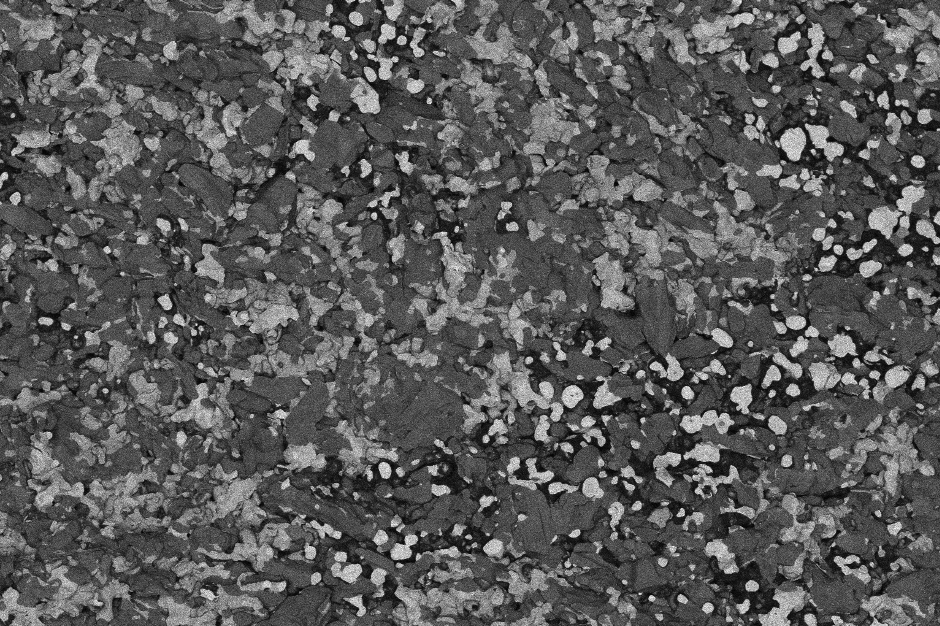
#> input picture images/Picture1cropped.png, 940 x 626 px
$ python histogram_overlay.py
#> lines starting #> are read from the running program, lines starting #| are printed output that depends on the picture; after the words box and inside, x2 and y2 are one past the last pixel; in counts of white or black regions, pixels touching at a corner belong together
import numpy as np
import pandas as pd
import matplotlib.pyplot as plt
from matplotlib import cm
from matplotlib.patches import Rectangle
from skimage import io, filters, morphology, measure

# === CONFIGURATION ===
IMAGE_PATH = "../images/Picture1cropped.png"
SCALE_UM_PER_PX = 30 / 145.377  # manually calibrated: 30 µm = 145.377 px
THRESH = 0.175  # chosen threshold from visual tuning
MIN_PORE_SIZE = 1  # pixel count filter for small objects "to remove noise"
EXPORT_DIR = "../results"

# === LOAD & SEGMENT ===
image = io.imread(IMAGE_PATH, as_gray=True)
#> image is the input picture: shape (626, 940) float64; min 0, max 0.988, mean 0.347
image = filters.gaussian(image, sigma=0.5)

# Threshold without mask
binary = image < THRESH
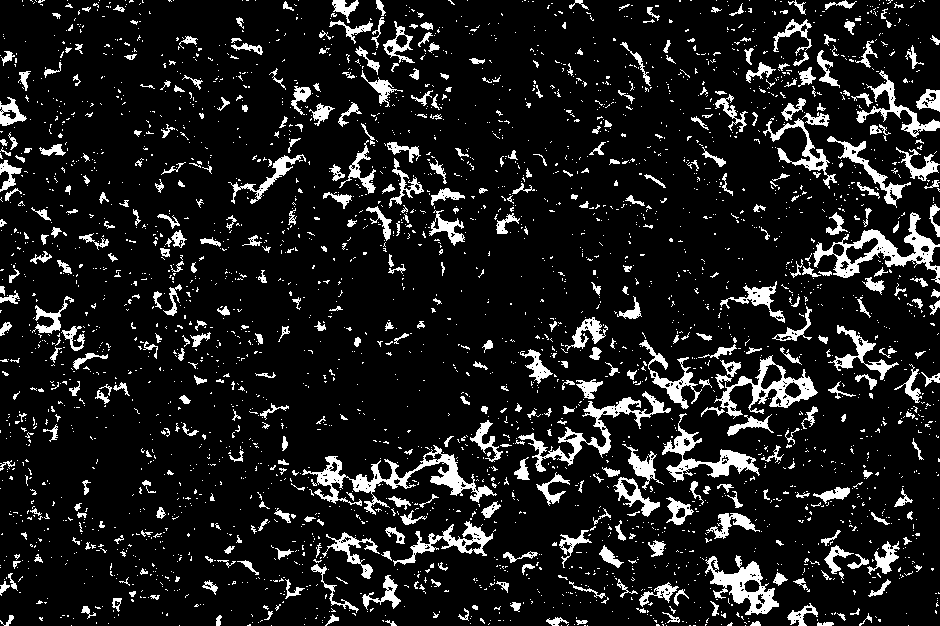
#> binary: shape (626, 940) bool; 11.3% white; 3191 white regions (2728 under 20 px)
binary = morphology.remove_small_objects(binary, min_size=MIN_PORE_SIZE)

# Label connected components
labeled = measure.label(binary)
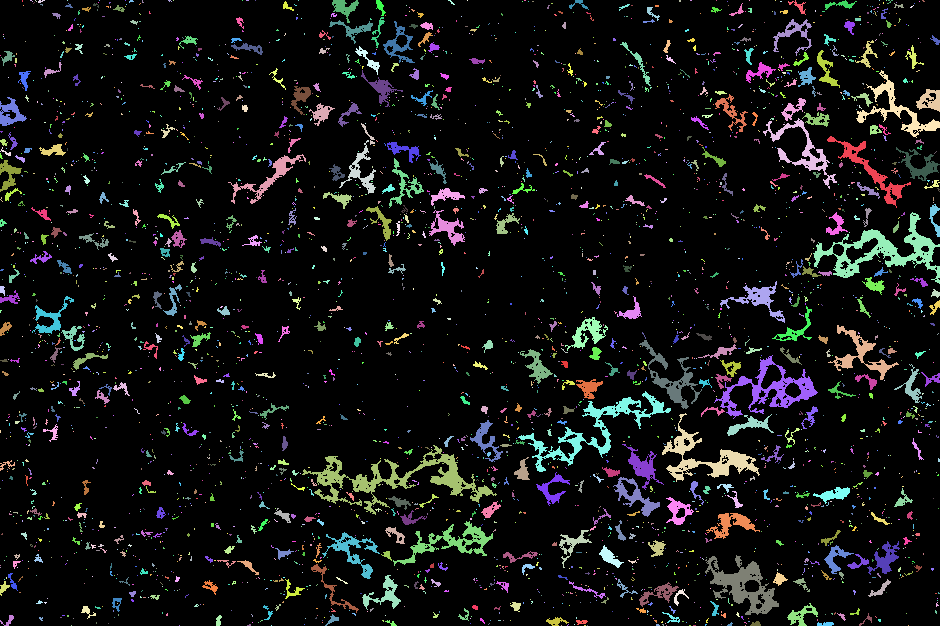
#> labeled: shape (626, 940) int32; 3192 distinct labels, from 0 to 3191; one colour per label, 0 black
props = measure.regionprops(labeled)
#> props = 3191 regions; largest, box (x1, y1, x2, y2) and area: (302, 445, 497, 515) 2780, (813, 212, 940, 284) 2342, (518, 391, 671, 472) 1951, (714, 355, 818, 419) 1709, (705, 555, 779, 615) 1701

# === COMPUTE PORE METRICS ===
diam_um = np.array([p.equivalent_diameter * SCALE_UM_PER_PX for p in props])
#> diam_um = 3191 values, max 12.28 at index 2218, min 0.233 at index 4, mean 0.638
areas_um2 = np.array([p.area * (SCALE_UM_PER_PX ** 2) for p in props])
#> areas_um2 = 3191 values, max 118.4 at index 2218, min 0.0426 at index 4, mean 0.885
num_pores = len(diam_um)
#> num_pores = 3191
mean_diam = np.mean(diam_um)
#> mean_diam = 0.638
median_diam = np.median(diam_um)
#> median_diam = 0.329
mean_area = np.mean(areas_um2)
#> mean_area = 0.885
total_area = np.sum(areas_um2)
#> total_area = 2824.2
image_area_um2 = image.shape[0] * image.shape[1] * (SCALE_UM_PER_PX ** 2)
#> image_area_um2 = 25058.4
porosity = (total_area / image_area_um2) * 100
#> porosity = 11.27

# === PRINT SUMMARY ===
print("=== Pore Size Distribution Summary ===")
print(f"Total Pores:           {num_pores}")
#| Total Pores:           3191
print(f"Mean Diameter (µm):    {mean_diam:.2f}")
#| Mean Diameter (µm):    0.64
print(f"Median Diameter (µm):  {median_diam:.2f}")
#| Median Diameter (µm):  0.33
print(f"Mean Area (µm²):       {mean_area:.2f}")
#| Mean Area (µm²):       0.89
print(f"Porosity:              {porosity:.2f}%")
#| Porosity:              11.27%
print("=====================================")

# === COLOR BY SIZE ===
norm = plt.Normalize(vmin=min(diam_um), vmax=max(diam_um))
cmap = cm.spring  # high-contrast color map
colors = cmap(norm(diam_um))

# === GENERATE COLORED OVERLAY ===
overlay_rgb = np.zeros((*labeled.shape, 3))
for i, color_rgb in enumerate(colors):
    overlay_rgb[labeled == (i + 1)] = color_rgb[:3]
#> this loop made 3191 passes
#> color_rgb on passes 1 to 3: [1, 0.00784, 0.992, 1], [1, 0.0118, 0.988, 1], [1, 0.00784, 0.992, 1]
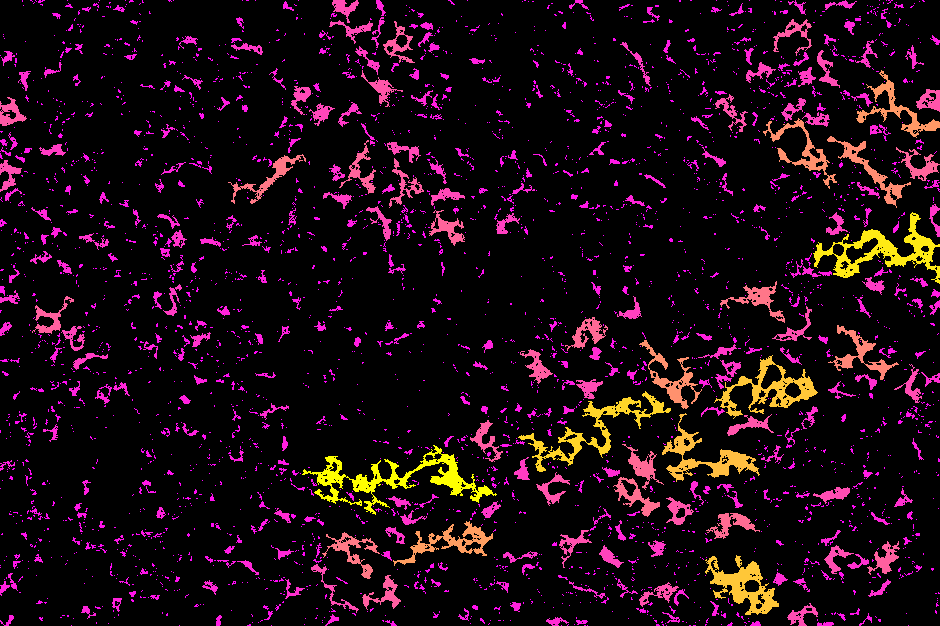
#> overlay_rgb: shape (626, 940, 3) float64; mean of channels 0, 1, 2 0.113, 0.0393, 0.0734; drawn as R, G, B

alpha = 0.5
overlay = (1 - alpha) * np.stack([image]*3, axis=-1) + alpha * overlay_rgb
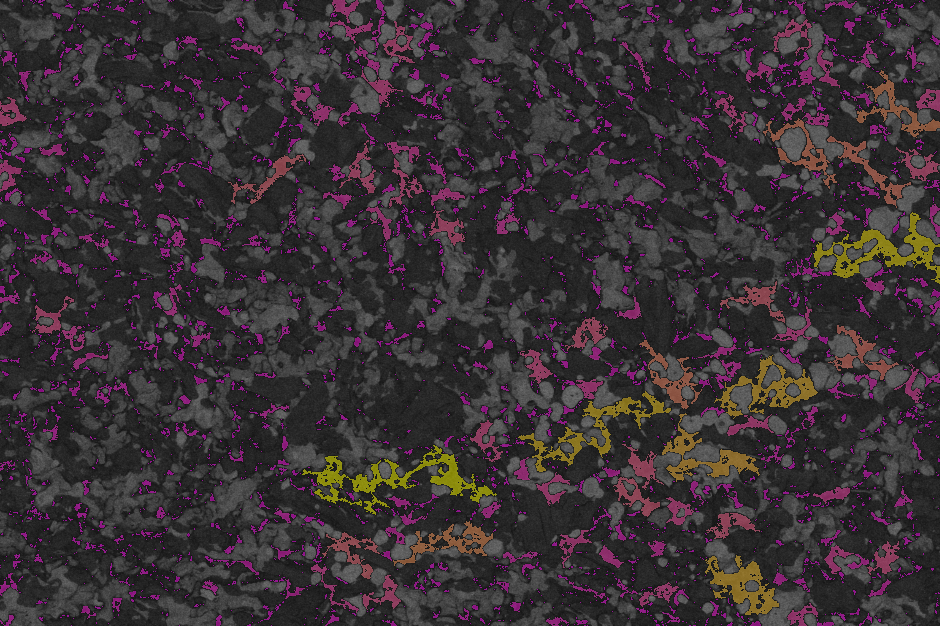
#> overlay: shape (626, 940, 3) float64; mean of channels 0, 1, 2 0.23, 0.193, 0.21; drawn as R, G, B

# === CREATE FIGURE ===
fig, (ax1, ax2) = plt.subplots(1, 2, figsize=(16, 8))
plt.subplots_adjust(wspace=0.3)

# Left: overlay image
ax1.imshow(overlay)
ax1.set_title("Pore Segmentation (Colored by Diameter)", fontsize=16)
ax1.axis("off")

# Add 10 µm scale bar
bar_len_um = 10
bar_len_px = bar_len_um / SCALE_UM_PER_PX
bar_height = 8
bar_x = image.shape[1] - bar_len_px - 30
#> bar_x = 861.5
bar_y = image.shape[0] - 30
#> bar_y = 596
ax1.add_patch(Rectangle((bar_x, bar_y), bar_len_px, bar_height, color='white'))
ax1.text(bar_x + bar_len_px / 2, bar_y - 10, f"{bar_len_um} µm", color='white',
         ha='center', va='bottom', fontsize=12)

# Right: histogram by pore size bins
bin_edges = np.histogram_bin_edges(diam_um, bins=20)
#> bin_edges = 21 values from 0.233 to 12.28
counts, _ = np.histogram(diam_um, bins=bin_edges)
#> counts = 20 values, max 2578 at index 0, min 0 at index 13, mean 159.6
bin_centers = 0.5 * (bin_edges[:-1] + bin_edges[1:])
#> bin_centers = 20 values from 0.534 to 11.98
color_bins = cmap(norm(bin_centers))
#> color_bins = 20 rows, first 6: [1, 0.0235, 0.976, 1], [1, 0.0745, 0.925, 1], [1, 0.125, 0.875, 1], [1, 0.173, 0.827, 1], [1, 0.224, 0.776, 1], [1, 0.275, 0.725, 1]
ax2.bar(bin_centers, counts, width=np.diff(bin_edges), align='center', color=color_bins, edgecolor='black')
ax2.set_title("Pore Size Histogram", fontsize=16)
ax2.set_xlabel("Equivalent Diameter (µm)", fontsize=14)
ax2.set_ylabel("Pore Count", fontsize=14)
ax2.tick_params(labelsize=12)
ax2.grid(True)

# Colorbar
sm = plt.cm.ScalarMappable(cmap=cmap, norm=norm)
sm.set_array([])
cbar = plt.colorbar(sm, ax=ax2, fraction=0.046, pad=0.04)
cbar.set_label("Pore Diameter (µm)", fontsize=12)

# === EXPORT ===
plt.tight_layout()
fig_path = f"{EXPORT_DIR}/overlay_histogram_colormapped.png"
plt.savefig(fig_path, dpi=300)
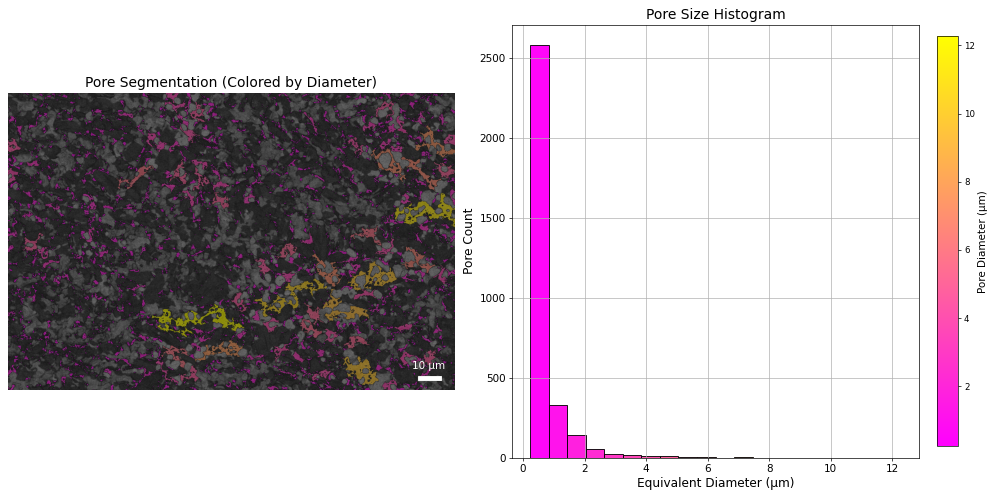
#> figure drawn by matplotlib, 3 panels; panel 2: tallest bar 2578 high, from x = 0.233 to 0.835
plt.show()

# Save CSV
csv_path = f"{EXPORT_DIR}/pore_stats_colormapped.csv"
df = pd.DataFrame({
    "Pore Area (µm²)": areas_um2,
    "Equivalent Diameter (µm)": diam_um
})
#> df = table of 3191 rows and 2 columns
#> (the run stopped early here; a loop or call above may not have finished)
